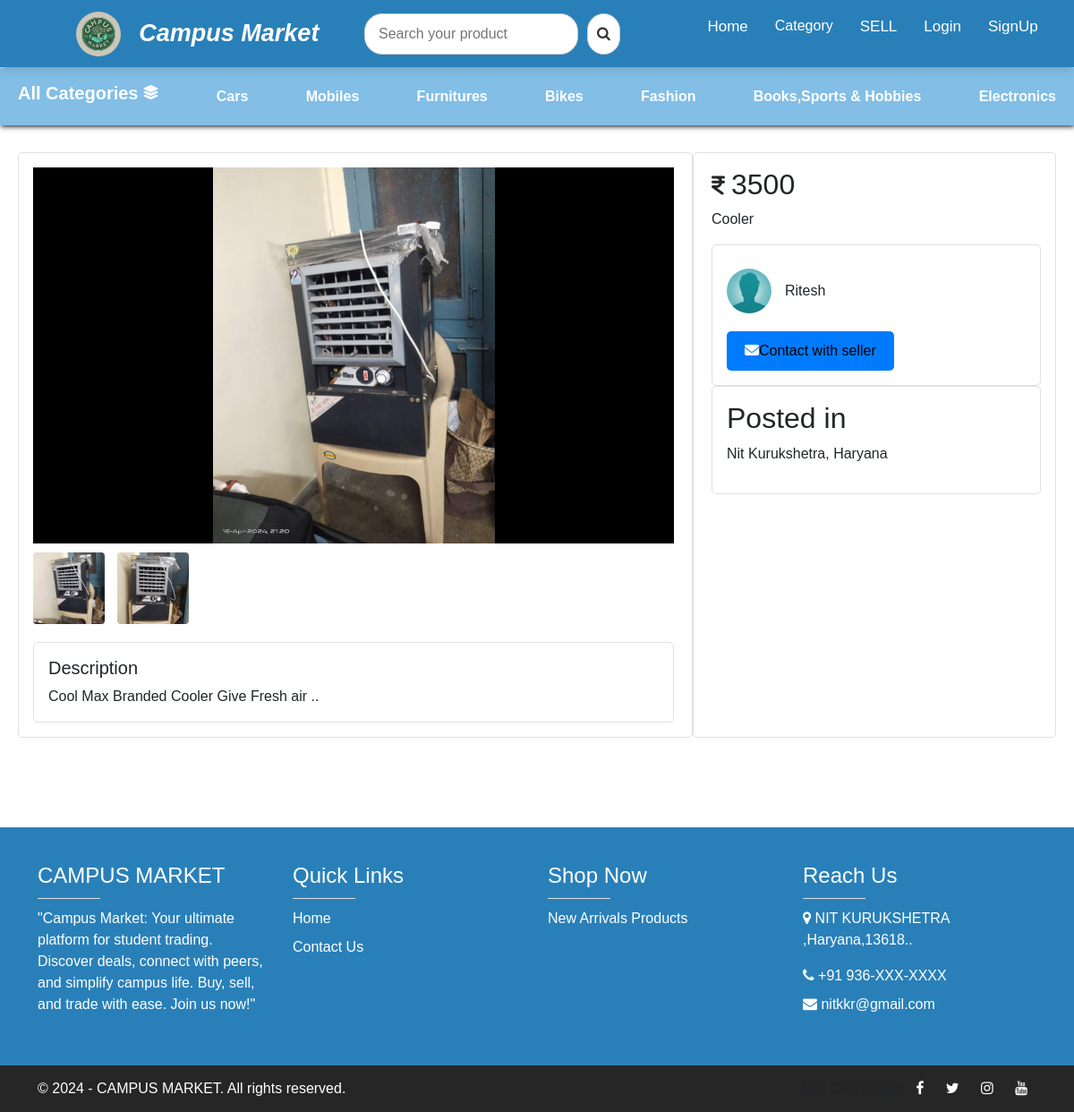
Before: /item/4 with the older database file.
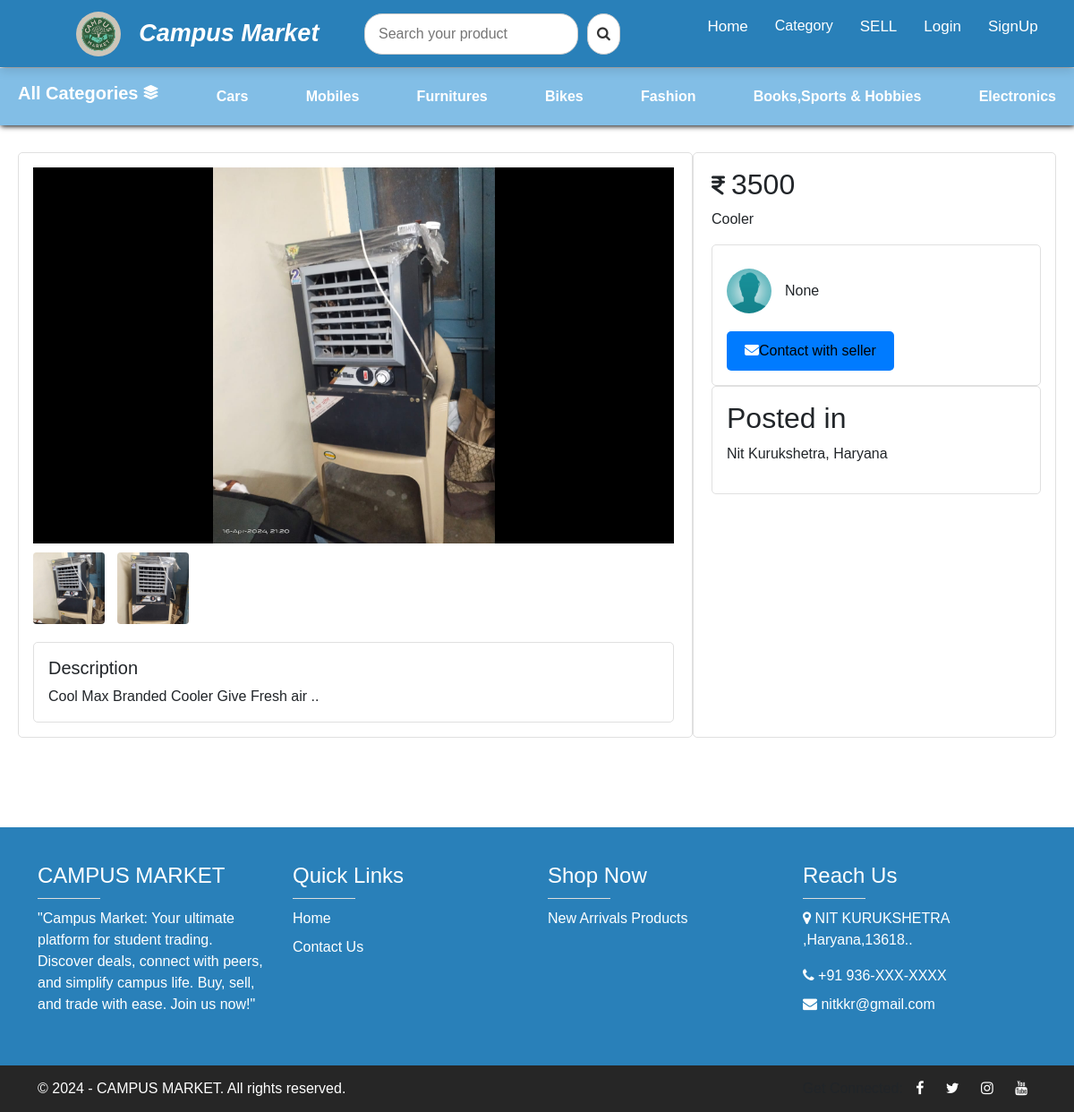
After: the same page with the newer database file.
### Olxapp/models.py (models this page shows, shortened)
class Category(models.Model):
	name = models.CharField(max_length=100)

class Olx(models.Model):
    user = models.ForeignKey(User,on_delete = models.SET_NULL,null = True,blank = True)
    category = models.ForeignKey(Category, on_delete=models.CASCADE, default=1)
    title = models.CharField(max_length = 50)
    Description = models.TextField()
    SET_A_PRICE = models.CharField(max_length =50)
    Upload_image = models.ImageField(upload_to="image/",max_length=250,null=True,default=None)
    list_date = models.DateField(auto_now_add=True)
    Approved = models.BooleanField('Approved',default=False)

class Image(models.Model):
    listing = models.ForeignKey(Olx, related_name='images', on_delete=models.CASCADE)
    Upload_image = models.ImageField(upload_to='image/')

### pythonProject/views.py (the view)
# urls.py: path("item/<id>",views.item,name="item"),
def item(request, id):
    cats = Category.objects.all()
    data = Olx.objects.get(id=id)
    img = Profile.objects.all()
    product_images = data.images.all()  # Assuming 'images' is the related name in the recipe model
    service = {'data': data, 'cats': cats, 'product_images': product_images,'content':img}
    return render(request, "item.html", service)

### templates/item.html (shortened to what this page needs)
{% extends "base.html" %}
{% block content %}
{% if data.Approved or request.user.is_superuser %}
<div class="container_detail">
  <div class="item_detail item_image_div">
    <div class="main_image">
      <img src="/media/{{data.Upload_image}}" class="item_image_div_ main_upload" alt="">
    </div>
    <div class="multiple">
      {% for i in data.images.all %}
      <img src="/media/{{i.Upload_image}}" onclick="fun(event)" class="img_upload" alt="">
      {% endfor %}
    </div>
    <div class="item_detail item_discription_div">
      <h5>Description</h5>
      {{data.Description}}
    </div>
  </div>
  <div class="item_detail item_price_div">
    <div class="item_price">
      <i class="fa-solid fa-indian-rupee-sign"></i>
      <h2>{{data.SET_A_PRICE}}</h2>
    </div>
    <div>
      <p>{{data.title}}</p>
    </div>
    <div class="item_detail item_seller_div">
      <div class="seller_info">
         <img src="/media/image/default.jpg"  class="profile" alt="">
        {{data.user}}
      </div>
      <div class="call">
        <button><i class="fa-solid fa-envelope"></i><a href="mailto:{{data.user.email}}">Contact with seller</a></button>
      </div>
    </div>
    <div class="item_detail item_garb_div">
      <h2>Posted in</h2>
      <p>Nit Kurukshetra, Haryana</p>
    </div>
  </div>
</div>
{% else %}
<p  style="background-color:#a3c7e0; border-radius: 5px; text-align: center; height: 25px;">Request is Not Approved Yet</p>
{% endif %}
{% endblock %}

### templates/base.html
{% include "header.html" %}
{% block content %}
{% endblock  %}
{% include "footer_olx.html" %}

### templates/header.html (shortened to what this page needs)
<!DOCTYPE html>
<html lang="en" >
<head>
  <link rel="stylesheet" href="https://cdnjs.cloudflare.com/ajax/libs/font-awesome/6.5.1/css/all.min.css">
  <link href="https://stackpath.bootstrapcdn.com/font-awesome/4.7.0/css/font-awesome.min.css" rel="stylesheet">
  <link href="https://cdn.jsdelivr.net/npm/bootstrap@5.2.0-beta1/dist/css/bootstrap.min.css" rel="stylesheet">
</head>
<body>
 <div class="nav-conatiner">
  <nav>
    <div class="navbar">
      <div class="logo">
        <a href="/"><img src="/media/logo.jpg" width="50px" height="50px" alt="" style="border-radius: 50%;"></a>
        <div class="logo_write">
          <a href="/">
            <span class="nit">Campus</span>
            <span class="market">Market</span>
          </a>
        </div>
      </div>
      <form>
        <div class="search-form">
          <input type="search" placeholder="Search your product" class="search-input" name="serch" />
          <button class="search-button" type="submit" >
            <i class="fa fa-search"></i>
          </button>
        </div>
      </form>
      <div class="menu_contain">
        <ul class="menu">
          {% if request.user.is_superuser %}
          <li><a href="/requests/">Requests</a></li>
          {% else %}
          <li><a href="/">Home</a></li>
          {% endif %}
          <li><div class="dropdown">
            <button class="dropbtn" >Category</button>
          </div></li>
          <li><a href="/sell/" href="SELL">SELL</a></li>
          {% if request.user.is_authenticated %}
          <li><a href="/profile/">
            {% if user.profile.profile_image %}
            <img src="{{user.profile.profile_image.url}}"  style="border-radius: 50%; width:30px; height: 30px;">
            {% else %}
            <img src="{{user.profile.default.url}}" class="rounded float-right" height="30px" width="30px" style="border-radius : 50% ;" >
            {% endif %}
          </a>
        </li>
          <li><a href="/log_out/">Log Out</a></li>
         {% comment %} <li><a href="/ log_out/">Log Out</a></li> {% endcomment %}
          {% else %}
          <li><a href="/login/">Login</a></li>
          <li><a href="/signup/">SignUp</a></li>
          {% endif %}
        </ul>
      </div>
    </div>
  </nav>
  <div class="hero">
    <div class="catog">
      <h5><a href="/">All Categories</a></h5>
     <a href="/"> <i class="fa-solid fa-layer-group"></i></a>
    </div>
    {% for i in cats  %}
    <a href="/category/{{i.id}}">{{i.name}}</a>
    {% endfor %}
    </div>
    </div>

### templates/footer_olx.html (shortened to what this page needs)
 <div class="contain">
        <div class="footer-area">
            <div class="container">
                <div class="row">
                    <div class="col-md-3">
                        <h4 class="footer-heading">CAMPUS MARKET</h4>
                        <div class="footer-underline"></div>
                        <p>
                            "Campus Market: Your ultimate platform for student trading. Discover deals, connect with peers, and simplify campus life. Buy, sell, and trade with ease. Join us now!"
                        </p>
                    </div>
                    <div class="col-md-3">
                        <h4 class="footer-heading">Quick Links</h4>
                        <div class="footer-underline"></div>
                        <div class="mb-2"><a href="/" class="text-white">Home</a></div>
                        <div class="mb-2"><a href="mailto:ankitgi9125@gmail.com" class="text-white">Contact Us</a></div>
                    </div>
                    <div class="col-md-3">
                        <h4 class="footer-heading">Shop Now</h4>
                        <div class="footer-underline"></div>
                        <div class="mb-2"><a href="/" class="text-white">New Arrivals Products</a></div>
                    </div>
                    <div class="col-md-3">
                        <h4 class="footer-heading">Reach Us</h4>
                        <div class="footer-underline"></div>
                        <div class="mb-2">
                            <p>
                                <i class="fa fa-map-marker"></i> NIT KURUKSHETRA ,Haryana,13618..
                            </p>
                        </div>
                        <div class="mb-2">
                            <a href="Https://Wa.Me/9369599113" class="text-white">
                                <i class="fa fa-phone"></i> +91 936-XXX-XXXX
                            </a>
                        </div>
                        <div class="mb-2">
                            <a href="mailto:ankitgi@gmail.com" class="text-white">
                                <i class="fa fa-envelope"></i> nitkkr@gmail.com
                            </a>
                        </div>
                    </div>
                </div>
            </div>
        </div>
        <div class="copyright-area">
            <div class="container">
                <div class="row">
                    <div class="col-md-8">
                        <p class=""> &copy; 2024 - CAMPUS MARKET. All rights reserved.</p>
                    </div>
                    <div class="col-md-4">
                        <div class="social-media">
                            <a href="https://www.facebook.com/"><i class="fa fa-facebook"></i></a>
                            <a href="https://twitter.com/"><i class="fa fa-twitter"></i></a>
                            <a href="https://www.instagram.com/"><i class="fa fa-instagram"></i></a>
                            <a href="https://www.youtube.com/"><i class="fa fa-youtube"></i></a>
                        </div>
                    </div>
                </div>
            </div>
        </div>
    </div>
</body>
</html>

### templates/header.html (style rules this page uses)
* { margin: 0; padding: 0; box-sizing: border-box; font-family: 'Poppins', sans-serif; }
body { width: 100%; box-sizing: border-box; }
nav { position: fixed; left: 0; top: 0; width: 100%; height: 75px; background: #2980b9; box-shadow: 0 5px 10px rgba(0, 0, 0, 0.1); }
nav .navbar { display: flex; align-items: center; justify-content: space-around; height: 100%; max-width: 100%; background: #2980b9; margin-left: 40px; }
nav .navbar .logo a { color: #fff; font-size: 27px; font-weight: 600; text-decoration: none; margin-left: 20px; }
.menu_contain { display: flex; box-sizing: border-box; }
nav .navbar .menu { display: flex; }
.navbar .menu li { list-style: none; margin: 0 15px; }
.navbar .menu li a { color: #fff; font-size: 17px; font-weight: 500; text-decoration: none; }
.search-form { display: flex; align-items: center; }
.search-input { border: 1px solid #ccc; border-radius: 20px; padding: 10px 15px; margin-right: 10px; }
.search-button { background-color: #fff; border: 1px solid #ccc; border-radius: 20px; padding: 10px; cursor: pointer; }
.search-button i { color: #333; }
.item_price { display: flex; gap: 2px; align-items: center; }
a { text-decoration: none; color: black; }
.footer-area { padding: 40px 0px; background-color:#2980b9; color: #fff; }
.footer-area a { text-decoration: none; }
.footer-area .footer-heading { font-size: 24px; color: #fff; }
.footer-area .footer-underline { height: 1px; width: 70px; background-color: #ddd; margin: 10px 0px; }
.copyright-area { padding: 14px 0px; background-color: #262626; }
.copyright-area p { margin-bottom: 0px; color: #fff; }
.copyright-area .social-media { text-align: end; }
.copyright-area .social-media a { margin: 0px 10px; color: #fff; width: 20px; }
.contain { width: 100%; background-color:#2980b9 ; }
.container_detail { padding: 20px; margin-top: 10px; margin-bottom: 80px; display: flex; flex-wrap: wrap; }
.item_detail { flex: 1; border: 1px solid #e0e0e0; border-radius: 5px; gap: 15px; padding:16px; font-size: 16px; background-color: #fff; }
.item_seller_div { display: flex; flex-direction: column; gap: 20px; }
.item_image_div { width: 100%; flex-basis: 55%; padding-right: 20px; }
.item_price_div { flex-basis: 25%; padding-left: 20px; }
.main_image img { width: 100%; height: 100%; object-fit:contain; }
.main_image { background-color: black; height: 35vw; }
.multiple { margin-top: 10px; }
.multiple img { border-radius: 4px; width: 80px; height: 80px; margin-right: 10px; object-fit: cover; }
.item_discription_div { margin-top: 20px; }
.img_upload { cursor: pointer; }
.item_price { display: flex; align-items: center; }
.item_price i { font-size: 24px; margin-right: 5px; margin-bottom: 7px; }
.item_image_div_ { object-fit: contain; }
.profile { width: 50px; height: 50px; border-radius: 50%; margin-right: 10px; }
.seller_info { display: flex; align-items: center; gap: 5px; margin-top: 10px; }
.call button { background-color: #007bff; color: #fff; border: none; padding: 10px 20px; border-radius: 5px; cursor: pointer; transition: background-color 0.3s ease; }
.hero { width: 100%; margin-top: 76px; height: 4rem; box-shadow: 1px 1px 6px black; display:flex; justify-content: space-between; padding: 0 20px; background-color: #82bee6; align-items: center; color: white; }
.catog { display: flex; gap : 5px; }
.hero a { color: white; font-weight: bold; }
.dropbtn { background-color:#2980b9; color: white; font-weight: 500; font-size: 16px; border: none; }
.dropdown { position: relative; display: inline-block; }
.logo { display: flex; align-items: center; }
.nit { font-style: italic; font-weight: bold; }
.market { font-style: italic; }

Changed rows visible on the page:
changed Olx "Cool Max Branded Cooler Give Fresh air ..": user "Ritesh" → "None"
